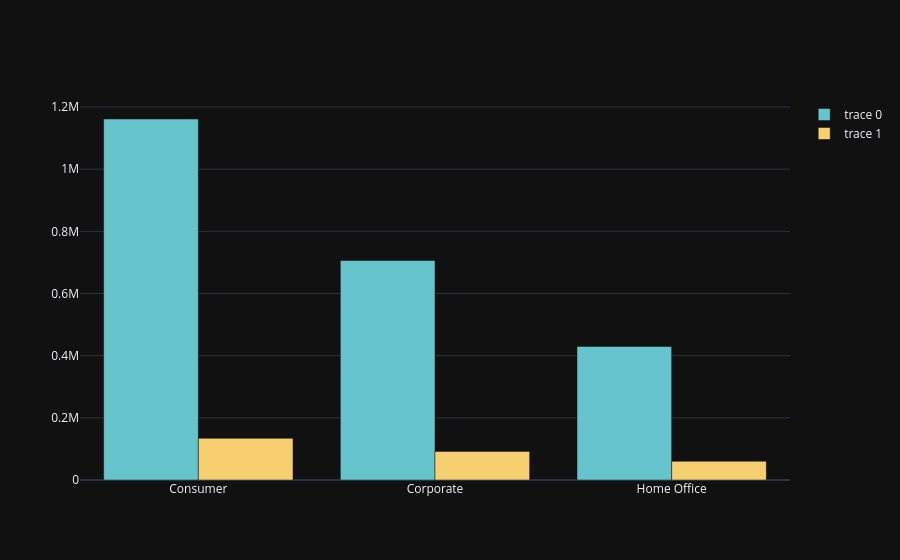

This figure's notebook cell:
### Markdown cell above
**QUESTION : 5** Analyze the sales and profit by customer segmen

### Code cell
profit_By_segment = df.groupby(['Segment']).agg({'Sales': 'sum', 'Profit': 'sum'}).reset_index()

color_palette = px.colors.qualitative.Pastel
fig5 = go.Figure()
fig5.add_trace(go.Bar(
    x=profit_By_segment['Segment'],
    y=profit_By_segment['Sales'],
    marker_color=color_palette[0]
))
fig5.add_trace(go.Bar(x=profit_By_segment['Segment'], y=profit_By_segment['Profit'], marker_color=color_palette[1]))
fig5.show()

### Figure 1 — Plotly figure (JSON) as saved in the notebook; plotly's stock layout.template omitted (floating-point values rounded to 4 significant figures)
{"data": [{"marker": {"color": "rgb(102, 197, 204)"}, "x": ["Consumer", "Corporate", "Home Office"], "y": [1161000.0, 706100.0, 429700.0], "type": "bar"}, {"marker": {"color": "rgb(246, 207, 113)"}, "x": ["Consumer", "Corporate", "Home Office"], "y": [134100.0, 91980.0, 60300.0], "type": "bar"}], "layout": {}}
